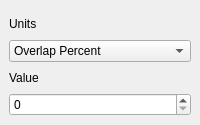
  <widget class="QDockWidget" name="DW_crop">
   <property name="sizePolicy">
    <sizepolicy hsizetype="Preferred" vsizetype="Preferred">
     <horstretch>0</horstretch>
     <verstretch>0</verstretch>
    </sizepolicy>
   </property>
   <property name="minimumSize">
    <size>
     <width>139</width>
     <height>125</height>
    </size>
   </property>
   <property name="maximumSize">
    <size>
     <width>524287</width>
     <height>200</height>
    </size>
   </property>
   <property name="windowTitle">
    <string>Crop</string>
   </property>
   <attribute name="dockWidgetArea">
    <number>1</number>
   </attribute>
   <widget class="QWidget" name="dockWidgetContents_5">
    <layout class="QVBoxLayout" name="verticalLayout_5">
     <property name="spacing">
      <number>1</number>
     </property>
     <item>
      <widget class="QLabel" name="label_13">
       <property name="text">
        <string>Units</string>
       </property>
      </widget>
     </item>
     <item>
      <widget class="QComboBox" name="cropUnits_CB">
       <property name="sizePolicy">
        <sizepolicy hsizetype="Preferred" vsizetype="Maximum">
         <horstretch>0</horstretch>
         <verstretch>0</verstretch>
        </sizepolicy>
       </property>
       <property name="toolTip">
        <string>&lt;html&gt;&lt;head/&gt;&lt;body&gt;&lt;p&gt;Overlap Percent : percent of overlap when frequency hopping&lt;/p&gt;&lt;p&gt;Crop Percent : percent of crop when frequency hopping&lt;/p&gt;&lt;/body&gt;&lt;/html&gt;</string>
       </property>
       <item>
        <property name="text">
         <string>Overlap Percent</string>
        </property>
       </item>
       <item>
        <property name="text">
         <string>Crop Percent</string>
        </property>
       </item>
      </widget>
     </item>
     <item>
      <widget class="QLabel" name="label_14">
       <property name="text">
        <string>Value</string>
       </property>
      </widget>
     </item>
     <item>
      <widget class="QSpinBox" name="cropValue_SB">
       <property name="sizePolicy">
        <sizepolicy hsizetype="Minimum" vsizetype="Maximum">
         <horstretch>0</horstretch>
         <verstretch>0</verstretch>
        </sizepolicy>
       </property>
      </widget>
     </item>
    </layout>
   </widget>
  </widget>
